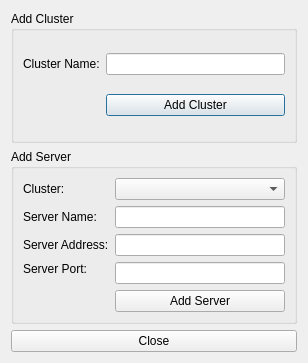
<?xml version="1.0" encoding="UTF-8"?>
<ui version="4.0">
 <class>AddDialog</class>
 <widget class="QDialog" name="AddDialog">
  <property name="geometry">
   <rect>
    <x>0</x>
    <y>0</y>
    <width>308</width>
    <height>363</height>
   </rect>
  </property>
  <property name="windowTitle">
   <string>Add Clusters &amp; Servers</string>
  </property>
  <property name="windowIcon">
   <iconset>
    <normaloff>Icons/Add.png</normaloff>Icons/Add.png</iconset>
  </property>
  <layout class="QVBoxLayout" name="verticalLayout">
   <item>
    <widget class="QGroupBox" name="gbCluster">
     <property name="title">
      <string>Add Cluster</string>
     </property>
     <layout class="QGridLayout" name="gridLayout_2">
      <item row="0" column="0">
       <widget class="QLabel" name="lblClusterName">
        <property name="text">
         <string>Cluster Name:</string>
        </property>
       </widget>
      </item>
      <item row="0" column="1">
       <widget class="QLineEdit" name="txtClusterName"/>
      </item>
      <item row="1" column="1">
       <widget class="QPushButton" name="btnAddCluster">
        <property name="text">
         <string>Add Cluster</string>
        </property>
       </widget>
      </item>
     </layout>
    </widget>
   </item>
   <item>
    <widget class="QGroupBox" name="gbAddServer">
     <property name="title">
      <string>Add Server</string>
     </property>
     <layout class="QGridLayout" name="gridLayout">
      <item row="1" column="1">
       <widget class="QComboBox" name="cbClusters"/>
      </item>
      <item row="3" column="1">
       <widget class="QLineEdit" name="txtServerAddress"/>
      </item>
      <item row="4" column="0">
       <widget class="QLabel" name="lblServerPort">
        <property name="text">
         <string>Server Port:</string>
        </property>
       </widget>
      </item>
      <item row="4" column="1" rowspan="2">
       <widget class="QLineEdit" name="txtServerPort"/>
      </item>
      <item row="7" column="1">
       <widget class="QPushButton" name="btnAddServer">
        <property name="text">
         <string>Add Server</string>
        </property>
       </widget>
      </item>
      <item row="3" column="0">
       <widget class="QLabel" name="lblServerAddress">
        <property name="text">
         <string>Server Address:</string>
        </property>
       </widget>
      </item>
      <item row="1" column="0">
       <widget class="QLabel" name="lblCluster">
        <property name="text">
         <string>Cluster:</string>
        </property>
       </widget>
      </item>
      <item row="2" column="1">
       <widget class="QLineEdit" name="txtServerName"/>
      </item>
      <item row="2" column="0">
       <widget class="QLabel" name="lblServerName">
        <property name="text">
         <string>Server Name:</string>
        </property>
       </widget>
      </item>
     </layout>
    </widget>
   </item>
   <item>
    <widget class="QPushButton" name="btnClose">
     <property name="text">
      <string>Close</string>
     </property>
    </widget>
   </item>
  </layout>
 </widget>
 <tabstops>
  <tabstop>txtClusterName</tabstop>
  <tabstop>btnAddCluster</tabstop>
  <tabstop>cbClusters</tabstop>
  <tabstop>txtServerName</tabstop>
  <tabstop>txtServerAddress</tabstop>
  <tabstop>txtServerPort</tabstop>
  <tabstop>btnAddServer</tabstop>
  <tabstop>btnClose</tabstop>
 </tabstops>
 <resources/>
 <connections>
  <connection>
   <sender>btnClose</sender>
   <signal>clicked()</signal>
   <receiver>AddDialog</receiver>
   <slot>close()</slot>
   <hints>
    <hint type="sourcelabel">
     <x>153</x>
     <y>339</y>
    </hint>
    <hint type="destinationlabel">
     <x>153</x>
     <y>181</y>
    </hint>
   </hints>
  </connection>
 </connections>
</ui>
